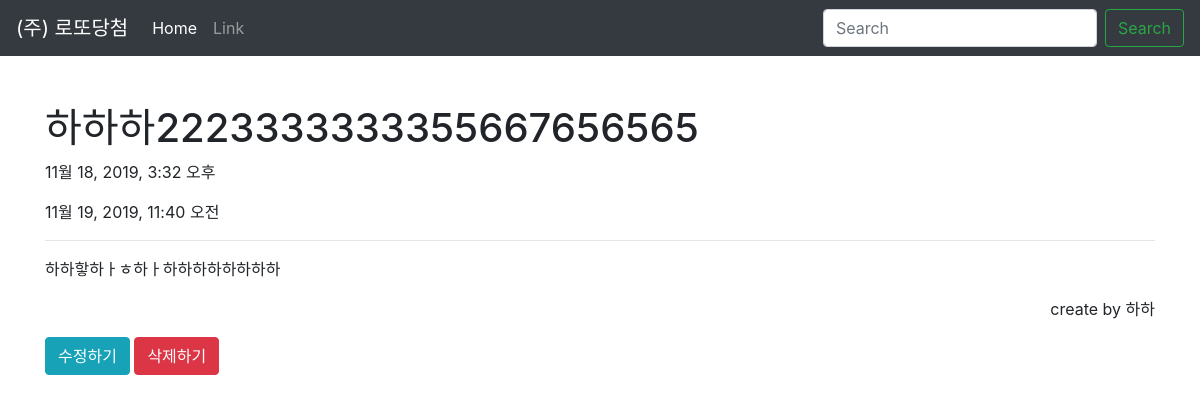
The app's page /articles/3/ with its own data.
### articles/models.py (models this page shows, shortened)
class Article(models.Model):
    title = models.CharField(max_length = 16)
    contents = models.TextField()
    creator = models.CharField(max_length = 8)
    created_at = models.DateTimeField(auto_now_add=True, null=True)
    updated_at = models.DateTimeField(auto_now=True, null=True)

### articles/views.py (the view)
# urls.py: path('<int:id>/', views.show, name='show'),
def show(request, id):
    articles = Article.objects.get(id=id)
    context = {
        'articles' : articles
    }
    return render(request, 'show.html', context)

### articles/templates/show.html
{% extends 'base.html' %}
{% block content %}
<div class="container">
    <h1>{{ articles.title }}</h1>
    <p>{{ articles.created_at }}</p>
    <p>{{ articles.updated_at }}</p>
    <hr/>
    <p>{{ articles.contents }}</p>
    <p class="text-right">create by {{ articles.creator }}</p>
    <a href="{% url 'articles:edit' articles.id %}" class="btn btn-info">수정하기</a>
    <a href="{% url 'articles:delete' articles.id %}" class="btn btn-danger">삭제하기</a>
</div>
{% endblock %}

### records on screen
Article: title "하하하2223333333355667656565", created_at "11월 18, 2019, 3:32 오후", updated_at "11월 19, 2019, 11:40 오전", contents "하하핳하ㅏㅎ하ㅏ하하하하하하하하", creator "하하"
